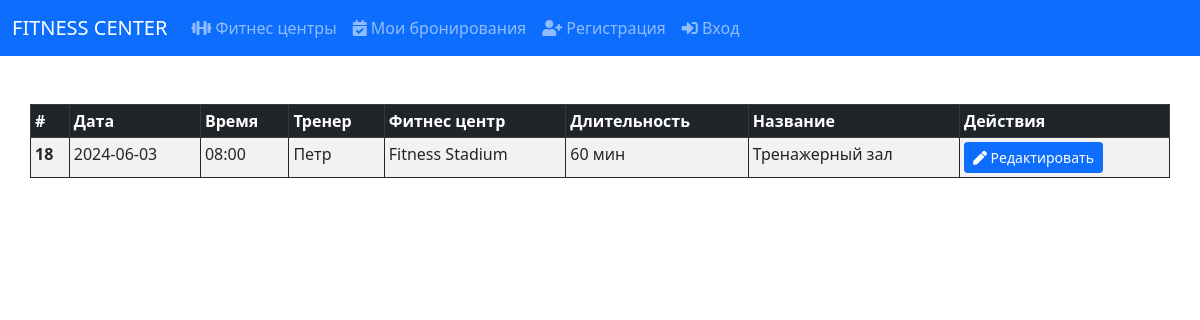
The app's page /user/reservations (signed in) with its own data.
### tables this page shows
CREATE TABLE reservations (id INTEGER NOT NULL PRIMARY KEY AUTOINCREMENT UNIQUE, user_id INTEGER NOT NULL REFERENCES users (id), service_id INTEGER NOT NULL REFERENCES services (id), date TEXT NOT NULL, time TEXT NOT NULL, trainer_id INTEGER NOT NULL REFERENCES trainers (id));

CREATE TABLE trainers (id INTEGER PRIMARY KEY AUTOINCREMENT UNIQUE NOT NULL, name TEXT NOT NULL, fitness_center_id INTEGER REFERENCES fitness_centers (id) NOT NULL, age INTEGER NOT NULL, gender TEXT NOT NULL);

CREATE TABLE fitness_centers (id INTEGER PRIMARY KEY AUTOINCREMENT UNIQUE NOT NULL, address TEXT NOT NULL, name TEXT NOT NULL UNIQUE, contacts TEXT NOT NULL);

CREATE TABLE services (id INTEGER PRIMARY KEY AUTOINCREMENT NOT NULL UNIQUE, name TEXT UNIQUE NOT NULL, duration INTEGER NOT NULL DEFAULT (0), description TEXT, price INTEGER NOT NULL, max_attendees INTEGER NOT NULL DEFAULT (1));

### app.py (the view, shortened to what this page needs)
@app.route('/user/reservations', methods=['GET', 'POST'])
@login_required
def get_reservations_page():
    user = session.get('user')
    if request.method == 'GET':
        with SQLiteDatabase('base.db') as db:
            reservations = db.select(table_name='reservations', method='fetchall', conditions={'user_id': user['id']},
                                     columns=['reservations.id AS reservation_id', 'reservations.date',
                                              'reservations.time', 'services.duration',
                                              'services.name AS service_name', 'trainers.name AS trainer_name', 'fitness_centers.name AS fitness_center_name'],
                                     join_conditions={'services': {'reservations.service_id': 'services.id'},
                                                      'trainers': {'reservations.trainer_id': 'trainers.id'},
                                                      'fitness_centers': {'trainers.fitness_center_id': 'fitness_centers.id'}})
            services = db.select(table_name='services', method='fetchall')
            return render_template('reservations.html', title='Мои бронирования', reservations=reservations,
                                   services=services)

### Project_utils/database_utils.py (called while the page is built)
def dict_factory(cursor, row) -> Dict[str, Any]:
    d = {}
    for idx, col in enumerate(cursor.description):
        d[col[0]] = row[idx]
    return d

    def __enter__(self):
        self.connection = sqlite3.connect(self.db_path)
        self.connection.row_factory = dict_factory
        return self

    def __exit__(self, exc_type, exc_val, exc_tb):
        if self.connection:
            self.connection.close()

### app.py (called while the page is built)
def login_required(func):
    @wraps(func)
    def wrapper(*args, **kwargs):
        if 'user' not in session:
            return redirect('/login')
        return func(*args, **kwargs)
    return wrapper

### templates/reservations.html
{% extends "base.html" %}
{% block body %}
<div class="container">
        <div class="row">
            <table class="table table-striped table-bordered border-dark table-sm">
            <thead class="table-dark">
            <tr>
                <th scope="col">#</th>
                <th scope="col">Дата</th>
                <th scope="col">Время</th>
                <th scope="col">Тренер</th>
                <th scope="col">Фитнес центр</th>
                <th scope="col">Длительность</th>
                <th scope="col">Название</th>
                <th scope="col">Действия</th>
            </tr>
            </thead>
            <tbody>
            {% for reservation in reservations %}
                <tr>
                    <th scope="row">{{ reservation.reservation_id }}</th>
                    <td>{{ reservation.date }}</td>
                    <td>{{ reservation.time }}</td>
                    <td>{{ reservation.trainer_name }}</td>
                    <td>{{ reservation.fitness_center_name }}</td>
                    <td>{{ reservation.duration}} мин</td>
                    <td>{{ reservation.service_name }}</td>
                    <td>
                        <a class="btn btn-primary btn-sm" href="/user/reservations/{{ reservation.reservation_id }}">
                            <span class="icon"><i class="fas fa-pen"></i></span>
                            <span>Редактировать</span>
                        </a>
                    </td>
                </tr>
            {% endfor %}
            </tbody>
        </table>
        </div>
    </div>
{% endblock %}

### records on screen
reservations: reservation_id "18", date "2024-06-03", time "08:00", trainer_name "Петр", fitness_center_name "Fitness Stadium", duration "60", service_name "Тренажерный зал"
